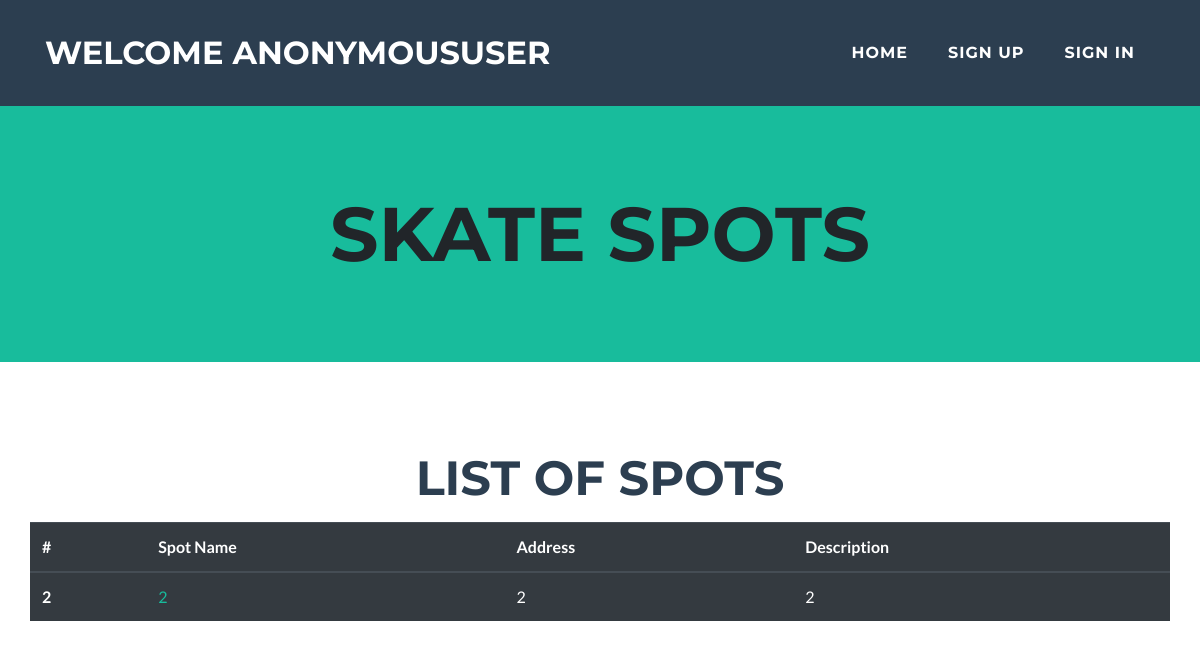
Before: / with the older database file.
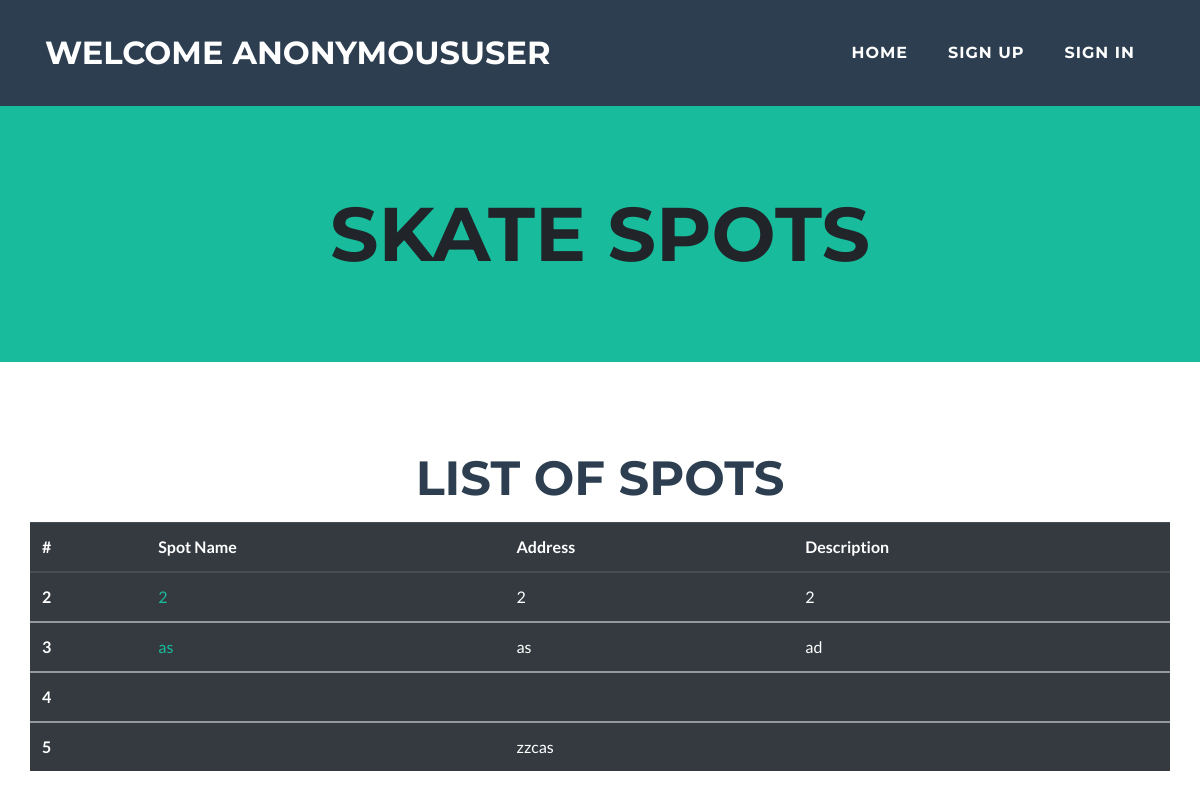
After: the same page with the newer database file.
### skate/models.py (models this page shows)
class Spot(models.Model):
    spot_name = models.CharField(max_length=200)
    spot_address= models.CharField(max_length=400)
    spot_description= models.CharField(max_length=800)
    picture = models.ImageField(default='default.jpg', upload_to='spot_images')
    rating = models.IntegerField(default=0)
    author = models.ForeignKey(User, on_delete=models.CASCADE)

### skate/views.py (the view)
# urls.py: path('', views.index, name='index'),
def index(request):
    spot = Spot.objects.all()
    context ={'spot':spot}
    template = loader.get_template('skate/index.html')
    return HttpResponse(template.render(context, request))

### skate/templates/skate/index.html (shortened to what this page needs)
{% extends 'skate/base.html' %}
{% load static %}
{% block content %}
    <header class="masthead bg-primary text-black text-center">
    <h1 class="text-uppercase mb-0">Skate Spots</h1>
</header>
<section class ="portfolio" id="portfolio">
<div class="container">
        <h2 class="text-center text-uppercase text-secondary mb-0">List of Spots</h2>
        <br>
        <div class="row">
    <table class="table table-hover table-dark">
        <thead>
            <th scope='col'>#</th>
            <th scope="col">Spot Name</th>
  <th scope="col">Address</th>
  <th scope="col">Description</th>
 {% for spot in spot %}
 </thead>
 <tbody>
 <tr>
  <th scope="row">{{spot.id}}</th>
  <td> <a href="{% url 'skate:detail' spot.id %}">
    <div style="height:100%;width:100%">
        {{spot.spot_name}}
    </div>
    </td>
  <td>{{spot.spot_address}}</td>
  <td>{{spot.spot_description}}</td>
 </tr>
   {% endfor %}
    </tbody>
    </table>
</div>
</div>
  {% endblock content %}

Changed rows visible on the page:
added Spot: id "3", spot_name "as", spot_address "as", spot_description "ad"
added Spot: id "4"
added Spot: id "5", spot_address "zzcas"
